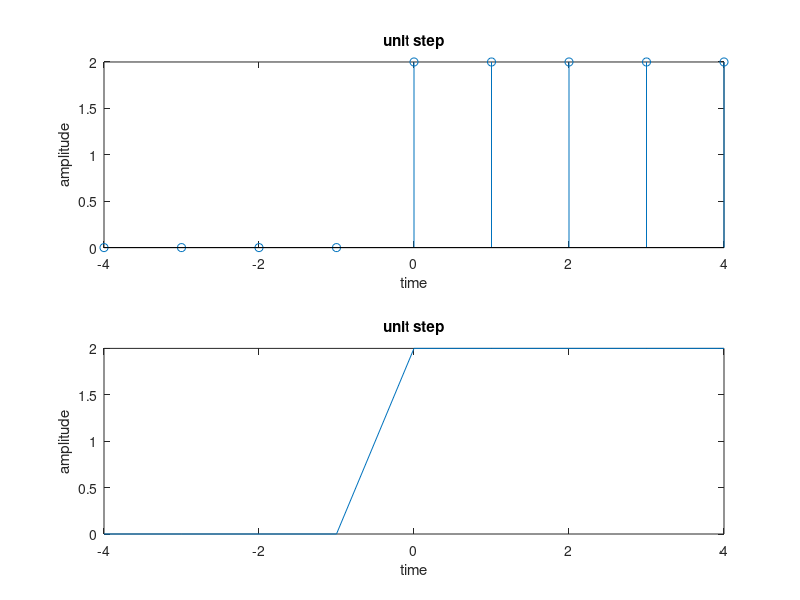

MATLAB code for this plot:
clc;
close all;
clear all;
n=-4:4;
x=2*(n>=0);
subplot(2,1,1);
stem(n,x);
xlabel('time');
ylabel('amplitude');
title('unit step');
subplot(2,1,2);
plot(n,x);
xlabel('time');
ylabel('amplitude');
title('unit step');